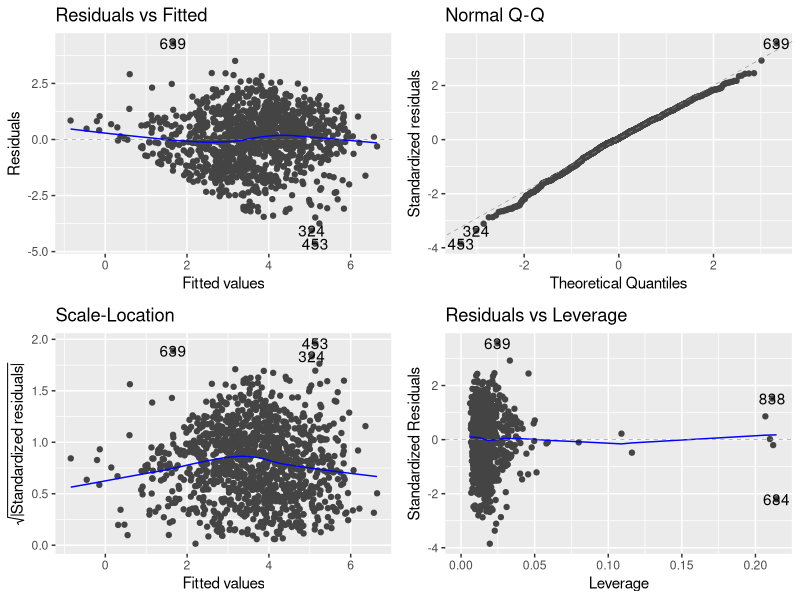
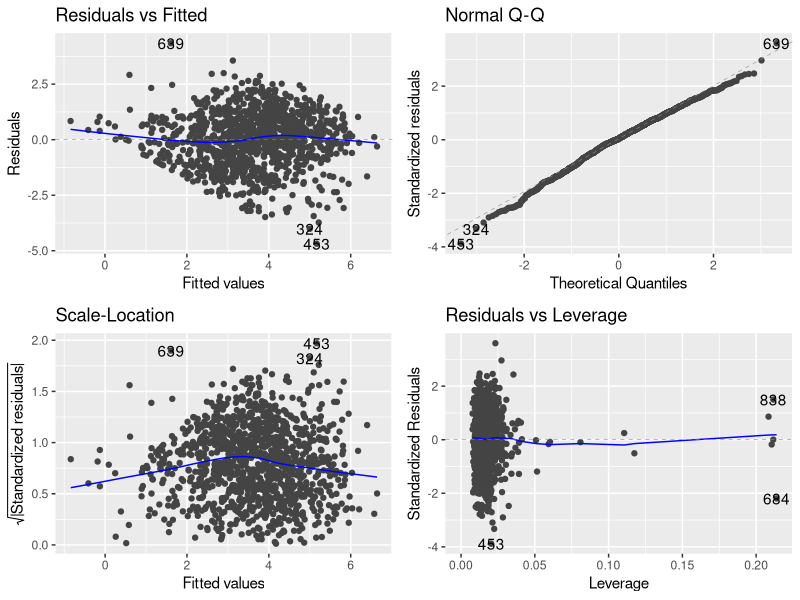
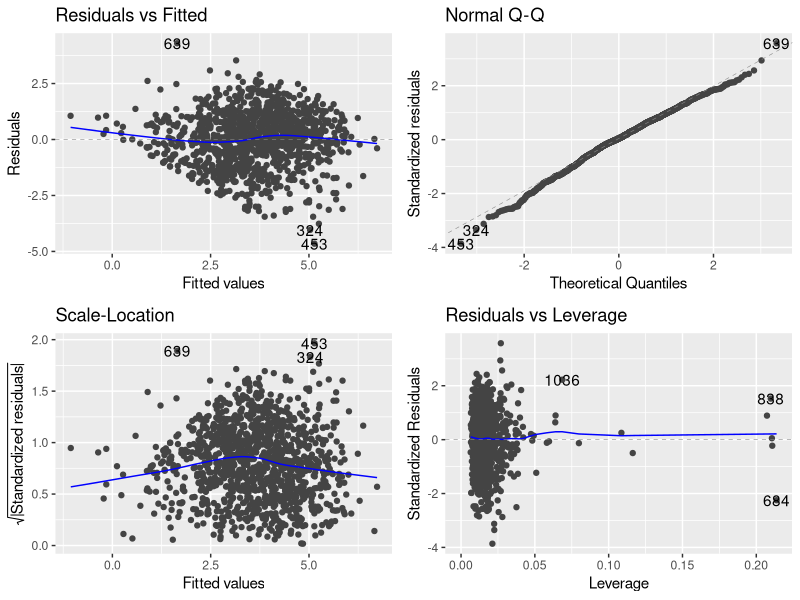
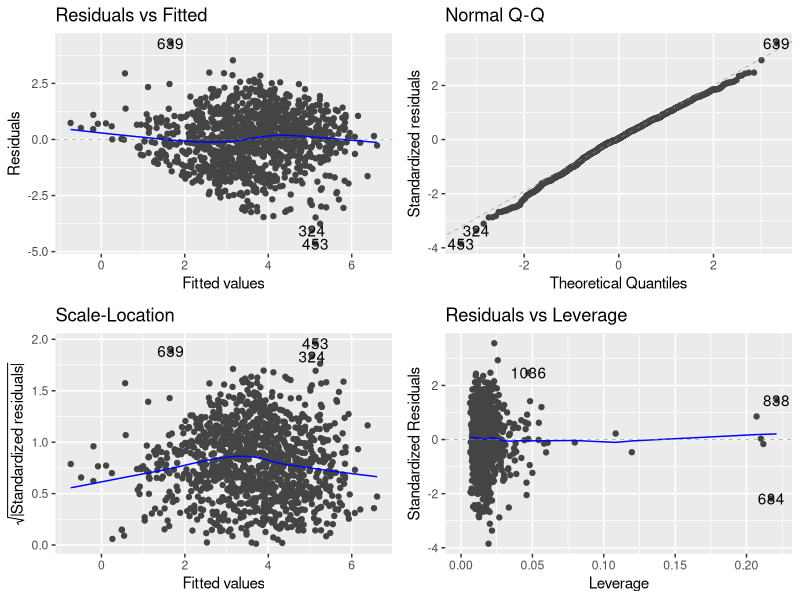
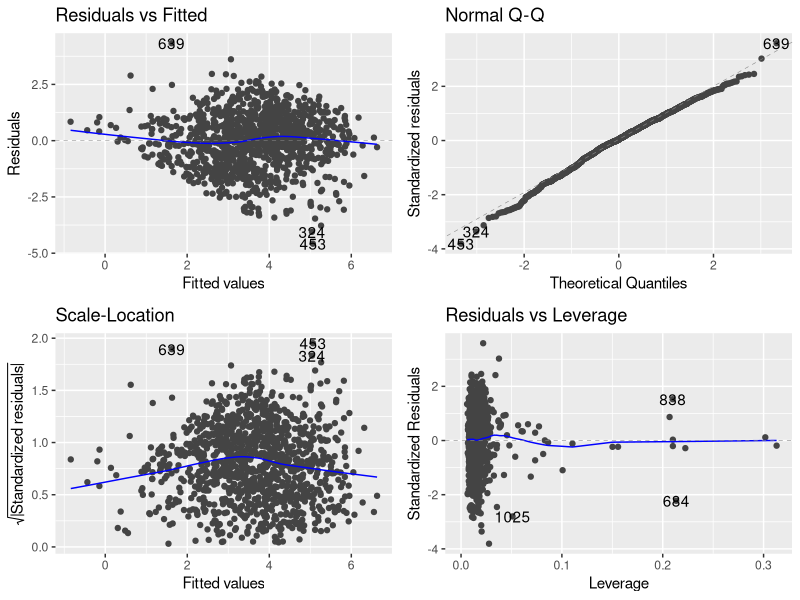
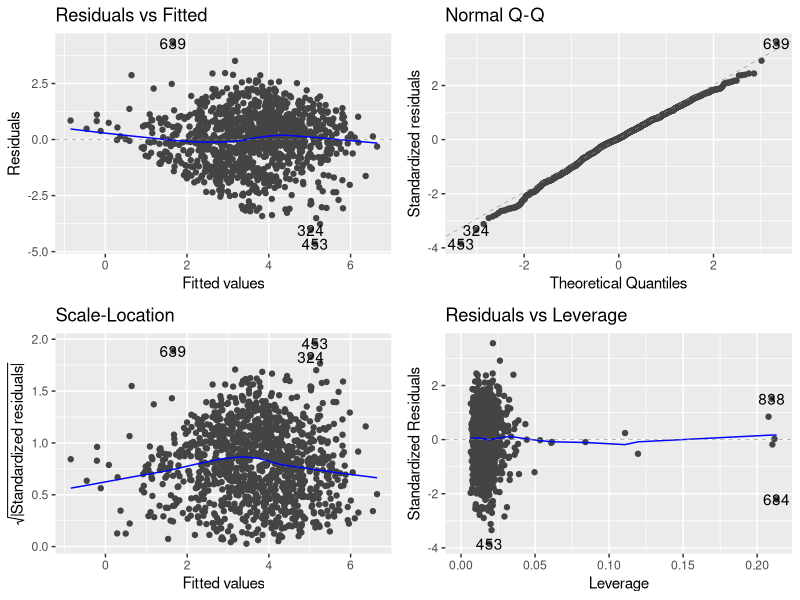
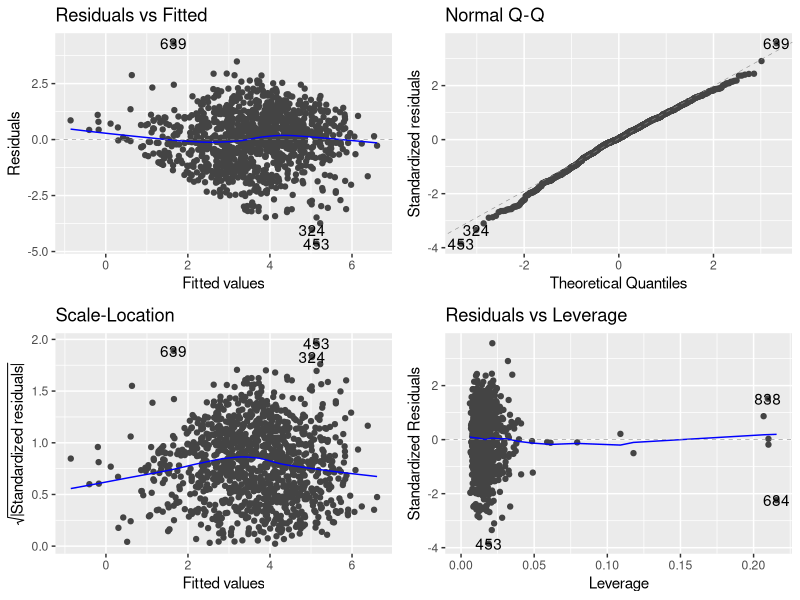
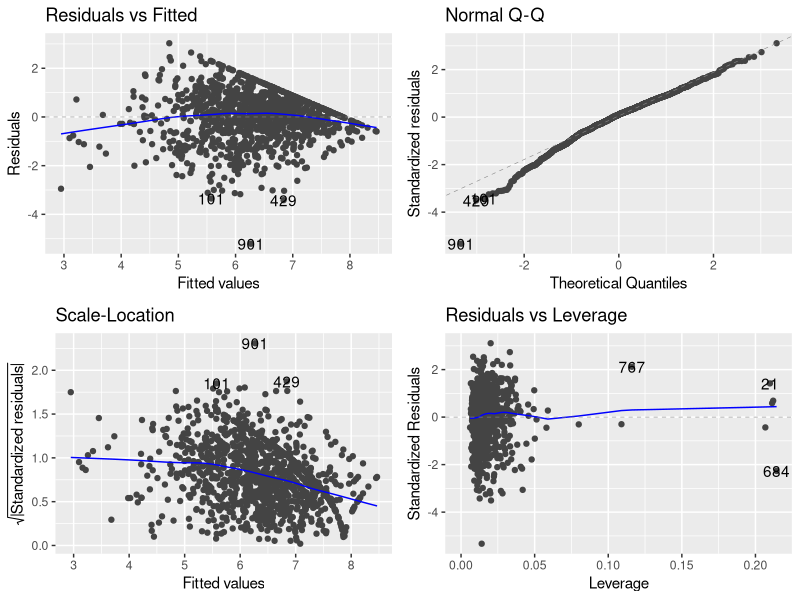

Write the R code that produced these figures, in order.
#Simons, Bradbury, and Evans (2022) extra script

#Setting environment####
rm(list = ls())

#load packages
library(ggpubr)
library(ggplot2)
library(dplyr)
library(car)
library(survey)
library(Hmisc)
library(corrplot)
library(ggfortify)

#read in data
combined_data <- read.csv("Data/combined_data_PCA_new.csv")
str(combined_data)

combined_data <- combined_data %>% select(-c("X.1", "X"))
combined_data<- rename(combined_data, meanflood = newflood)
combined_data$message_framing = as.factor(combined_data$message_framing)
combined_data$nudge = as.factor(combined_data$nudge)

#make positive for models
combined_data$behaviour= combined_data$behaviour - min(combined_data$behaviour)
combined_data$sympathy= combined_data$sympathy - min(combined_data$sympathy)
combined_data$climate_scores= combined_data$climate_scores - min(combined_data$climate_scores)
combined_data$experience= combined_data$experience - min(combined_data$experience)
combined_data$social_norm= combined_data$social_norm - min(combined_data$social_norm)

#Behaviour extra mods----
mod_behaviour_int<- lm(behaviour ~ message_framing*ego +
                         nudge + 
                         efficacy + 
                         connectedness + 
                         social_norm +
                         finance_security + 
                         age +
                         gender +
                         ethnicity +
                         education_rank +
                         experience + 
                         climate_scores + 
                         meanflood+
                         MD_index, data = combined_data)

autoplot(mod_behaviour_int) #ok
summary(mod_behaviour_int)
Anova(mod_behaviour_int)

#Don't use - message framing * ego not significant

mod_behaviour_int1<- lm(behaviour ~ message_framing*nudge + 
                          efficacy + 
                          connectedness + 
                          social_norm +
                          finance_security + 
                          age +
                          gender +
                          ethnicity +
                          education_rank +
                          experience + 
                          ego + 
                          climate_scores + 
                          meanflood +
                          MD_index, data = combined_data)
autoplot(mod_behaviour_int1) #ok
summary(mod_behaviour_int1)
Anova(mod_behaviour_int1) 

#Don't use - message framing * nudge not significant

mod_behaviour_int2<- lm(behaviour ~ message_framing*experience +
                          nudge + 
                          efficacy + 
                          connectedness + 
                          social_norm +
                          finance_security + 
                          age +
                          gender +
                          ethnicity +
                          education_rank +
                          ego + 
                          climate_scores + 
                          meanflood +
                          MD_index, data = combined_data)

autoplot(mod_behaviour_int2) #ok
summary(mod_behaviour_int2)
Anova(mod_behaviour_int2) 

#Don't use - message framing * experience not significant

mod_behaviour_int3<- lm(behaviour ~ message_framing*climate_scores +
                          nudge + 
                          efficacy + 
                          connectedness + 
                          social_norm +
                          finance_security + 
                          age +
                          gender +
                          ethnicity +
                          education_rank +
                          ego + 
                          experience + 
                          meanflood +
                          MD_index, data = combined_data)

autoplot(mod_behaviour_int3) #ok
summary(mod_behaviour_int3)
Anova(mod_behaviour_int3) 

#Don't use - message framing * climate change not significant

mod_behaviour_int4<- lm(behaviour ~ message_framing*meanflood +
                          nudge + 
                          efficacy + 
                          connectedness + 
                          social_norm +
                          finance_security + 
                          age +
                          gender +
                          ethnicity +
                          climate_scores +
                          education_rank +
                          ego + 
                          experience + 
                          MD_index, data =combined_data)

autoplot(mod_behaviour_int4) #ok
summary(mod_behaviour_int4)
Anova(mod_behaviour_int4)

mod_behaviour_int5<- lm(behaviour ~ message_framing*MD_index +
                          nudge + 
                          efficacy + 
                          connectedness + 
                          social_norm +
                          finance_security + 
                          age +
                          gender +
                          ethnicity +
                          education_rank +
                          experience + 
                          ego + 
                          climate_scores + 
                          meanflood, data = combined_data)

autoplot(mod_behaviour_int5) #ok
summary(mod_behaviour_int5)
Anova(mod_behaviour_int5)

#Don't use - message framing * MD_index not significant

mod_behaviour_int6<- lm(behaviour ~ nudge*social_norm+
                          message_framing+
                          MD_index +
                          efficacy + 
                          connectedness + 
                          finance_security + 
                          age +
                          gender +
                          ethnicity +
                          education_rank +
                          experience + 
                          ego + 
                          climate_scores + 
                          meanflood, data = combined_data)

autoplot(mod_behaviour_int6) #ok
summary(mod_behaviour_int6)
Anova(mod_behaviour_int6)

#Don't use - nudge*social_norm not significant


#Sympathy extra models ----

mod_sympathy_int<- lm(sympathy ~ message_framing*ego +
                        nudge + 
                        efficacy + 
                        connectedness + 
                        social_norm +
                        finance_security + 
                        age +
                        gender +
                        ethnicity +
                        education_rank +
                        experience + 
                        climate_scores + 
                        meanflood +
                        MD_index, data = combined_data)

autoplot(mod_sympathy_int)
summary(mod_sympathy_int)
Anova(mod_sympathy_int)

#Don't use - message framing * ego not significant

mod_sympathy_int1<- lm(sympathy ~ message_framing*nudge + 
                         efficacy + 
                         connectedness + 
                         social_norm +
                         finance_security + 
                         age +
                         gender +
                         ethnicity +
                         education_rank +
                         experience + 
                         ego + 
                         climate_scores + 
                         meanflood +
                         MD_index, data = combined_data)

autoplot(mod_sympathy_int1)
summary(mod_sympathy_int1)
Anova(mod_sympathy_int1)

#Don't use - message framing * nudge not significant


mod_sympathy_int2<- lm(sympathy ~ message_framing*experience+
                         nudge + 
                         efficacy + 
                         connectedness + 
                         social_norm +
                         finance_security + 
                         age +
                         gender +
                         ethnicity +
                         education_rank +
                         ego + 
                         climate_scores + 
                         meanflood +
                         MD_index, data = combined_data)

autoplot(mod_sympathy_int2)
summary(mod_sympathy_int2)
Anova(mod_sympathy_int2)

#Don't use - message framing * experience not significant

mod_sympathy_int4<- lm(sympathy ~ message_framing*meanflood +
                         nudge + 
                         efficacy + 
                         connectedness + 
                         social_norm +
                         finance_security + 
                         age +
                         gender +
                         ethnicity +
                         education_rank +
                         climate_scores+
                         experience +
                         ego +
                         MD_index, data = combined_data)

autoplot(mod_sympathy_int4)
summary(mod_sympathy_int4)
Anova(mod_sympathy_int4)

#Don't use - message framing * flood not significant

mod_sympathy_int5<- lm(sympathy ~ nudge*social_norm +
                         message_framing + 
                         meanflood +
                         efficacy + 
                         connectedness + 
                         finance_security + 
                         age +
                         gender +
                         ethnicity +
                         education_rank +
                         climate_scores+
                         experience +
                         ego +
                         MD_index, data = combined_data)

autoplot(mod_sympathy_int5)
summary(mod_sympathy_int5)
Anova(mod_sympathy_int5)

#Don't use - nudge*social_norm not significant


#Financial extra models----

mod_financial_int<- glm(financial ~ message_framing*ego+
                          nudge + 
                          efficacy + 
                          connectedness + 
                          log(1 + social_norm_donation) +
                          finance_security + 
                          age +
                          gender +
                          ethnicity +
                          education_rank +
                          experience + 
                          climate_scores + 
                          meanflood+
                          MD_index, data = combined_data, family = quasipoisson)
par(mfrow=c(2,2))
plot(mod_financial_int)
summary(mod_financial_int)
Anova(mod_financial_int, test = "F")

#Don't use - message framing * ego not significant

mod_financial_int1<- glm(financial ~ message_framing*nudge + 
                           efficacy + 
                           connectedness + 
                           log(1 + social_norm_donation) +
                           finance_security + 
                           age +
                           gender +
                           ethnicity +
                           education_rank +
                           experience + 
                           ego + 
                           climate_scores + 
                           meanflood+
                           MD_index, data = combined_data, family = quasipoisson)
par(mfrow=c(2,2))
plot(mod_financial_int1)
summary(mod_financial_int1)
Anova(mod_financial_int1, test = "F")

#Don't use - message framing * nudge not significant

mod_financial_int2<- glm(financial ~ message_framing*experience +
                           nudge + 
                           efficacy + 
                           connectedness + 
                           climate_scores+
                           log(1 + social_norm_donation) +
                           finance_security + 
                           age +
                           gender +
                           ethnicity +
                           education_rank +
                           ego + 
                           meanflood+
                           MD_index, data = combined_data, family = quasipoisson)
par(mfrow=c(2,2))
plot(mod_financial_int2)
summary(mod_financial_int2)
Anova(mod_financial_int2, test = "F")

#Don't use - message framing * experience not significant

mod_financial_int3<- glm(financial ~ message_framing*climate_scores +
                           nudge + 
                           efficacy + 
                           connectedness + 
                           log(1 + social_norm_donation) +
                           finance_security + 
                           age +
                           gender +
                           ethnicity +
                           education_rank +
                           meanflood+
                           experience + 
                           ego +
                           MD_index, data = combined_data, family = quasipoisson)
par(mfrow=c(2,2))
plot(mod_financial_int3)
summary(mod_financial_int3)
Anova(mod_financial_int3, test = "F")

#Don't use - message framing * climate change not significant

mod_financial_int4<- glm(financial ~ message_framing*meanflood +
                           nudge + 
                           efficacy + 
                           connectedness + 
                           log(1 + social_norm_donation) +
                           finance_security + 
                           age +
                           gender +
                           ethnicity +
                           climate_scores +
                           education_rank +
                           experience + 
                           ego +
                           MD_index, data = combined_data, family = quasipoisson)
par(mfrow=c(2,2))
plot(mod_financial_int4)
summary(mod_financial_int4)
Anova(mod_financial_int4, test = "F")

#Don't use - message framing * flood not significant

mod_financial_int5<- glm(financial ~  nudge*log(1 + social_norm_donation) +
                           message_framing + 
                           meanflood +
                           efficacy + 
                           connectedness +
                           finance_security + 
                           age +
                           gender +
                           ethnicity +
                           climate_scores +
                           education_rank +
                           experience + 
                           ego +
                           MD_index, data = combined_data, family = quasipoisson)
par(mfrow=c(2,2))
plot(mod_financial_int5)
summary(mod_financial_int5)
Anova(mod_financial_int5, test = "F")

#Don't use - nudge*social_norm not significant

#Sufficiency extra models----

mod_sufficieny_int1<- lm(sufficiency ~ message_framing*nudge + 
                           efficacy + 
                           connectedness + 
                           finance_security + 
                           age +
                           gender +
                           ethnicity +
                           education_rank +
                           experience + 
                           ego + 
                           climate_scores + 
                           meanflood +
                           MD_index, data = combined_data)
autoplot(mod_sufficieny_int1)
summary(mod_sufficieny_int1)
Anova(mod_sufficieny_int1)

#Don't use - message framing * nudge not significant

mod_sufficieny_int2<- lm(sufficiency ~ message_framing*experience+
                           nudge + 
                           efficacy + 
                           connectedness + 
                           finance_security + 
                           age +
                           gender +
                           ethnicity +
                           education_rank +
                           ego + 
                           climate_scores + 
                           meanflood +
                           MD_index, data = combined_data)
autoplot(mod_sufficieny_int2)
summary(mod_sufficieny_int2)
Anova(mod_sufficieny_int2)

#Don't use - message framing * experience not significant

mod_sufficieny_int3<- lm(sufficiency ~ message_framing*climate_scores+
                           nudge + 
                           efficacy + 
                           connectedness + 
                           finance_security + 
                           age +
                           gender +
                           ethnicity +
                           education_rank +
                           experience + 
                           ego + 
                           meanflood +
                           MD_index, data = combined_data)
autoplot(mod_sufficieny_int3)
summary(mod_sufficieny_int3)
Anova(mod_sufficieny_int3)

#Don't use - message framing * climate change not significant
